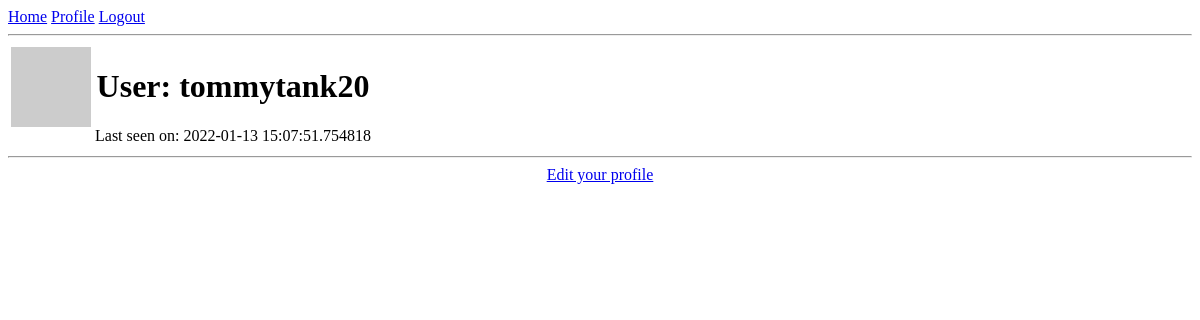
/user/tommytank20 (signed in), run on an earlier commit of the app's database.
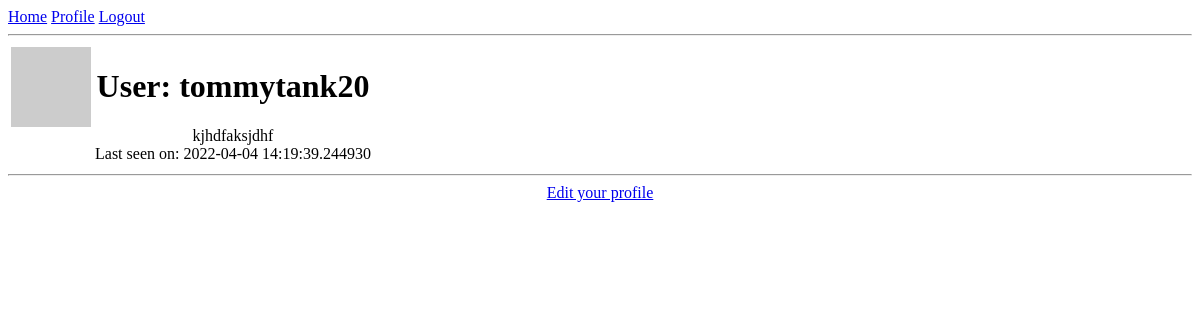
And on a later commit of the database.
### app/models.py (models this page shows, shortened)
class User(UserMixin, db.Model):
    id = db.Column(db.Integer, primary_key=True)
    username = db.Column(db.String(64), index=True, unique=True)
    email = db.Column(db.String(120), index=True, unique=True)
    password_hash = db.Column(db.String(128))
    about_me = db.Column(db.String(140))
    last_seen = db.Column(db.DateTime, default=datetime.utcnow)
    posts = db.relationship("Post", backref="author", lazy="dynamic")
    room = db.Column(db.String(64))
    def avatar(self, size):
        digest = md5(self.email.lower().encode("utf-8")).hexdigest()
        return f"https://gravatar.com/avatar/{digest}?d=identicon&s={size}"

### app/routes.py (the view)
@app.route("/user/<username>")
@login_required
def user(username):
    user = User.query.filter_by(username=username).first_or_404()
    posts = Post.query.all()[:5]
    return render_template("user.html", user=user, posts=posts)

### app/models.py (called while the page is built)
@login.user_loader
def load_user(id):
    return User.query.get(int(id))

### app/routes.py (called while the page is built)
@app.before_request
def before_request():
    if current_user.is_authenticated:
        current_user.last_seen = datetime.utcnow()
        db.session.commit()

### app/templates/user.html (shortened to what this page needs)
{% extends "base.html" %}
{% block content %}
    <table>
        <tr valign="top">
            <td><img src="{{ user.avatar(128) }}"></td>
            <td>
                <h1>User: {{ user.username }}</h1>
                {% if user.about_me %}<p>{{ user.about_me }}</p>{% endif %}
                {% if user.last_seen %}<p>Last seen on: {{ user.last_seen }}</p>{% endif %}
            </td>
        </tr>
    </table>
    <hr>
    {% if user == current_user %}
        <p><a href="{{ url_for('edit_profile') }}">Edit your profile</a></p>
    {% endif %}
{% endblock %}

### app/templates/base.html (shortened to what this page needs)
<!doctype html>
<html>
    <head>
        <link rel="stylesheet" href="{{ url_for('static', filename='style.css') }}">
    </head>
    <body>
        <div>
          <a class="navbar-item" href="{{ url_for('index') }}">Home</a>
          {% if current_user.is_anonymous %}
          <a class="navbar-item" href="{{ url_for('login') }}">Login</a>
          {% else %}
          <a class="navbar-item" href="{{ url_for('user', username=current_user.username) }}">Profile</a>
          <a class="navbar-item" href="{{ url_for('logout') }}">Logout</a>
          {% endif %}
        </div>
        <hr>
        {% block content %}{% endblock %}
    </body>
</html>

### app/static/style.css (style rules this page uses)
p { margin-block-start: 0; margin-block-end: 0; margin-inline-start: 0px; margin-inline-end: 0px; text-align: center; }
h1 { text-align: center; }

What changed in the data, as far as the page shows it:
changed User "tommytank20": about_me (not shown) → "kjhdfaksjdhf"; last_seen "2022-01-13 15:07:51.754818" → "2022-04-04 14:19:39.244930"
